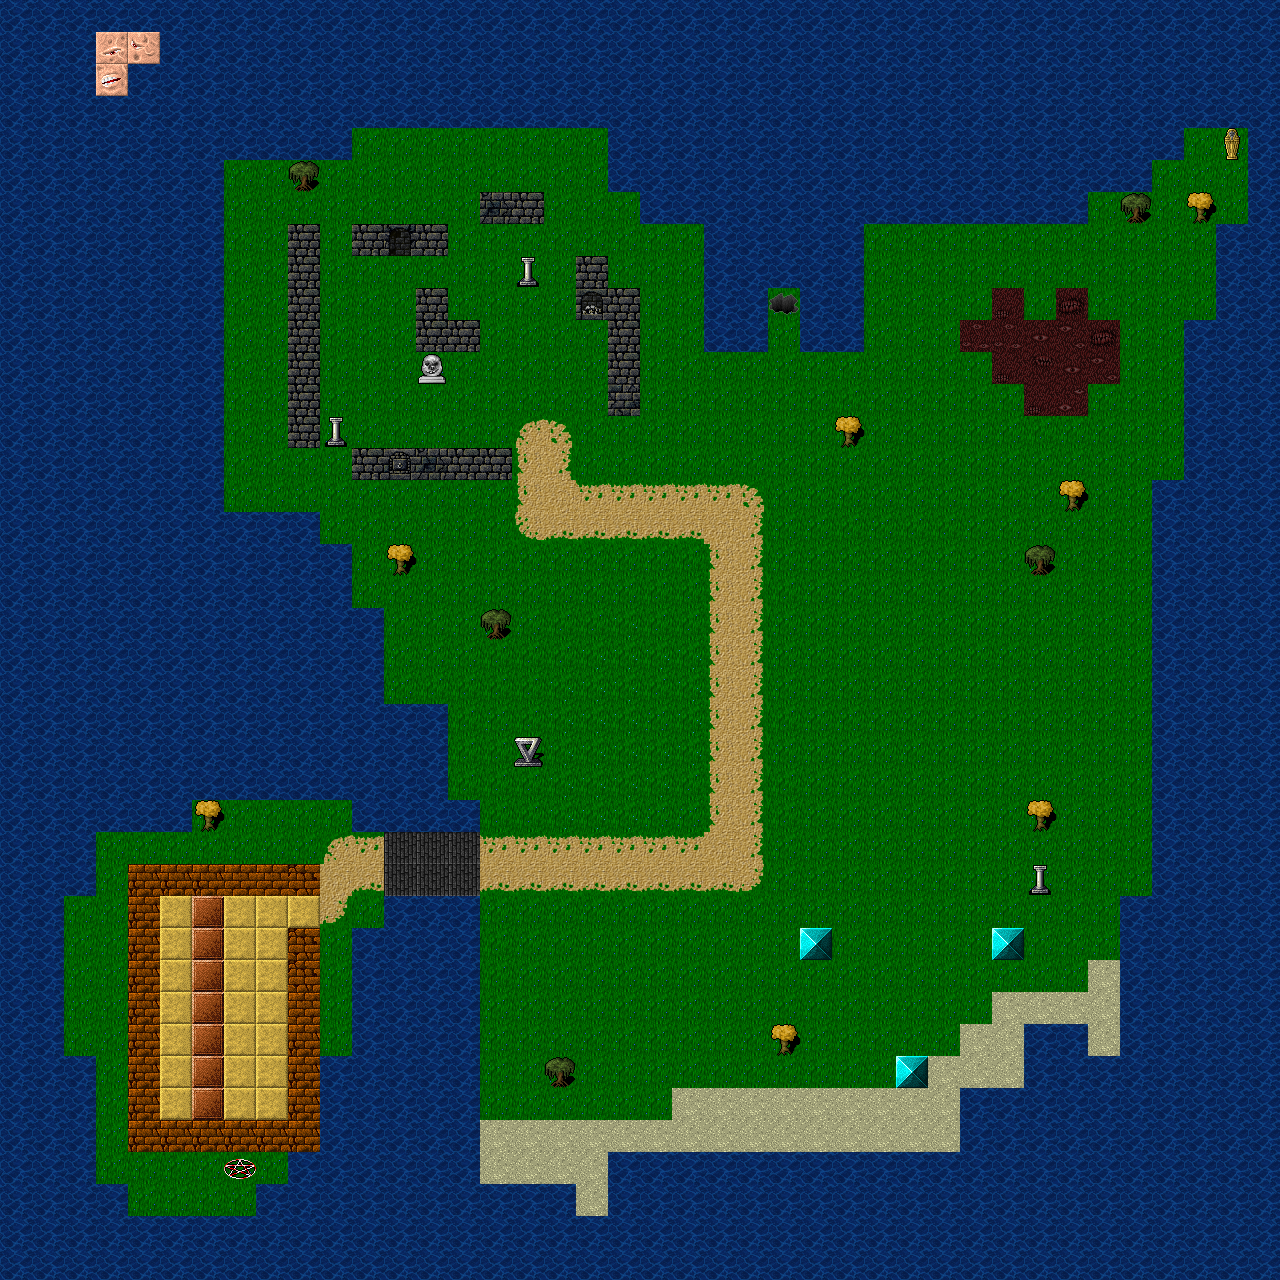

This is a level from a 2D game, rendered from its Tiled map with the project's own tilesets. A one-line summary and the map file follow, with tile-layer data summarised:
An orthogonal 40x40 tile map with 32x32 px tiles, 2 tile layers (Background, Collision).

<map version="1.9" tiledversion="1.9.2" orientation="orthogonal" renderorder="right-down" width="40" height="40" tilewidth="32" tileheight="32" infinite="0" nextlayerid="3" nextobjectid="1">
 <tileset firstgid="1" source="Tiles.tsx" />
 <layer id="2" name="Background" width="40" height="40">
  <data>[1600 cells, 1600 non-empty, 15 distinct tile ids]</data>
 </layer>
 <layer id="1" name="Collision" width="40" height="40">
  <data>[1600 cells, 864 non-empty, 30 distinct tile ids]</data>
 </layer>
</map>
